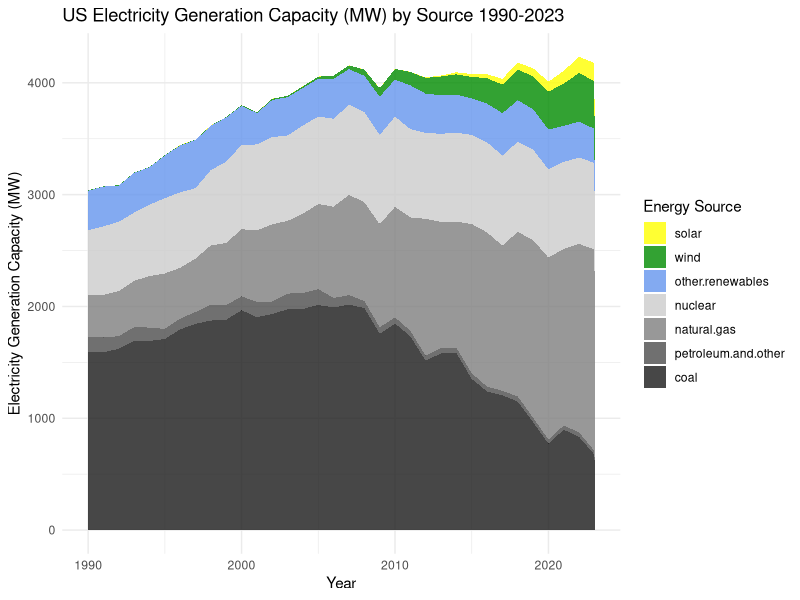
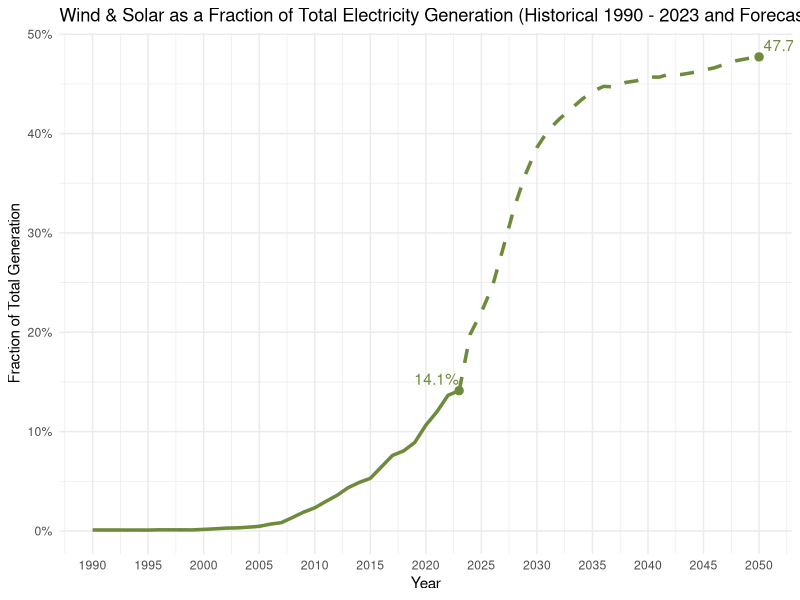
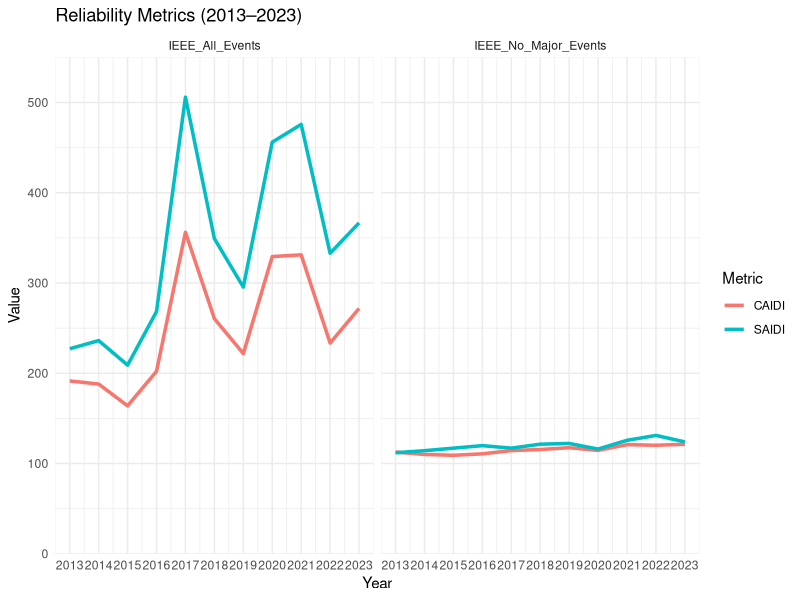
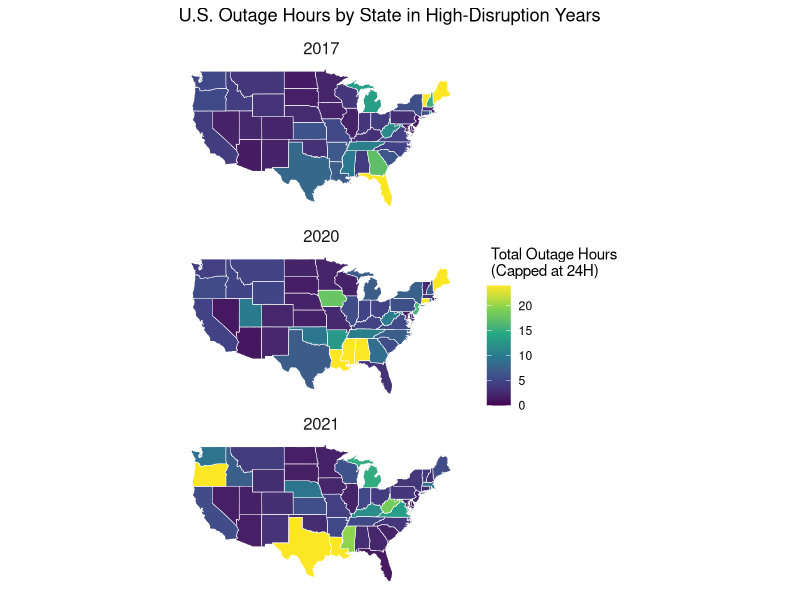
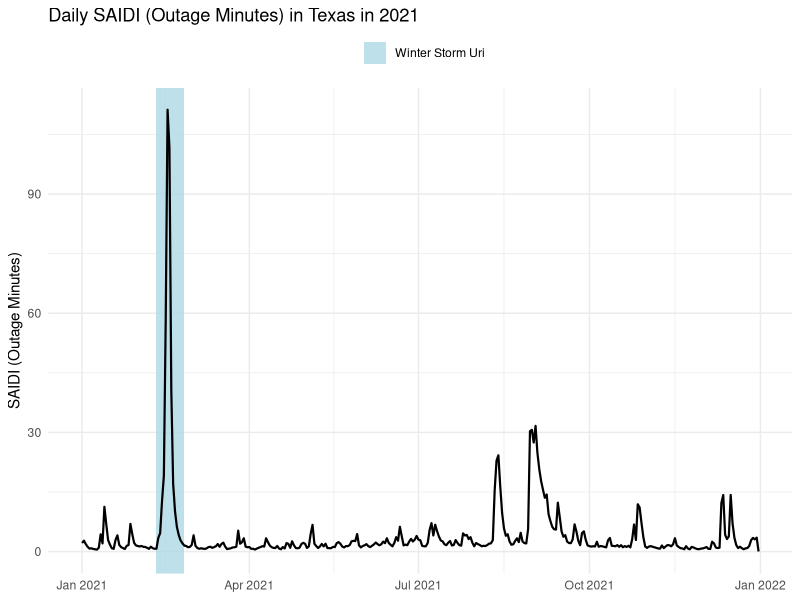

Write R code to recreate these figures, in order.
## ---- chunk 1
suppressPackageStartupMessages(library(ggplot2))
suppressPackageStartupMessages(library(dplyr))
suppressPackageStartupMessages(library(tidyr))
suppressPackageStartupMessages(library(scales))
suppressPackageStartupMessages(library(sf))
suppressPackageStartupMessages(library(maps))
suppressPackageStartupMessages(library(viridis))
## ---- chunk 2
us_gen_data <- read.csv("US_generation.csv")

colnames(us_gen_data)[1] <- "Year"

us_gen_data <- us_gen_data |>
  filter(Year >= 1990)

data1_long <- us_gen_data |>
  select(Year, wind, solar, `coal`, `natural.gas`, `nuclear`, `other.renewables`, `petroleum.and.other`) |>
  pivot_longer(cols = -Year, names_to = "Energy_Source", values_to = "Generation")

# Set factor levels (wind and solar at the top)
data1_long$Energy_Source <- factor(data1_long$Energy_Source, 
                                  levels = c("solar","wind","other.renewables", "nuclear", "natural.gas",
                                             "petroleum.and.other", "coal"))
# Area Chart
ggplot(data1_long, aes(x = Year, y = Generation, fill = Energy_Source)) +
  geom_area(alpha = 0.8, position = "stack") +
  scale_fill_manual(values = c("coal" = "gray10", 
                               "natural.gas" = "gray50", 
                               "nuclear" = "gray80", 
                               "other.renewables" = "cornflowerblue", 
                               "petroleum.and.other" = "gray30",
                               "wind" = "green4",
                               "solar" = "yellow")) +
  labs(title = "US Electricity Generation Capacity (MW) by Source 1990-2023",
       x = "Year",
       y = "Electricity Generation Capacity (MW)",
       fill = "Energy Source") +
  theme_minimal()
## ---- chunk 3

# Add a new column to calculate the fraction of wind + solar generation
data2 <- us_gen_data |>
  mutate(
    Total_Generation = wind + solar + coal + natural.gas + nuclear + other.renewables + petroleum.and.other,
    Wind_Solar_Fraction = (wind + solar) / Total_Generation
  )

# Find the last data point
last_point <- data2 |> filter(Year == max(Year))

# Load and prepare the forecast data in R
forecast <- read.csv("Renewable_Energy_Forecast.csv") |>
  select(Year, Solar_Wind_Fraction) |>
  rename(Solar_Wind_Fraction = Solar_Wind_Fraction)

# Combine the historical and forecast data for plotting
combined_data <- bind_rows(
  data2 |> select(Year, Wind_Solar_Fraction) |> rename(Fraction = Wind_Solar_Fraction),
  forecast |> rename(Fraction = Solar_Wind_Fraction)
)

# Find the last data point
last_point2 <- forecast |> filter(Year == max(Year))

# Plot with the forecast
ggplot(data2, aes(x = Year, y = Wind_Solar_Fraction)) +
  geom_line(color = "darkolivegreen4", linewidth = 1.2) +
  geom_line(data = forecast, aes(x = Year, y = Solar_Wind_Fraction),
            color = "darkolivegreen4", linetype = "dashed", linewidth = 1.2) +
  geom_point(data = last_point, aes(x = Year, y = Wind_Solar_Fraction), 
             size = 2.5, color = "darkolivegreen4") +
  geom_text(data = last_point, aes(label = scales::percent(Wind_Solar_Fraction, accuracy = 0.1)),
            vjust = -0.5, hjust = 1, color = "darkolivegreen4") +
  geom_text(data = forecast |> filter(Year == 2050),
            aes(x = Year, y = Solar_Wind_Fraction,
                label = scales::percent(Solar_Wind_Fraction, accuracy = 0.1)),
            vjust = -0.5, hjust = -0.1, color = "darkolivegreen4") + 
 geom_point(data = last_point2, aes(x = Year, y = Solar_Wind_Fraction), 
             size = 2.5, color = "darkolivegreen4") +
  labs(title = "Wind & Solar as a Fraction of Total Electricity Generation (Historical 1990 - 2023 and Forecast 2024-2050)",
       x = "Year",
       y = "Fraction of Total Generation") +
  theme_minimal() +
  scale_y_continuous(labels = scales::percent_format())+
  scale_x_continuous(breaks = seq(1990, 2050, by = 5)) 
## ---- chunk 4

t1_reliability <- read.csv("T1_Reliability.csv")

t1_reliability <- t1_reliability |>
   filter(`Event_Category` %in% c("IEEE_All_Events", "IEEE_No_Major_Events"))

t1_reliability$Year <- as.integer(t1_reliability$Year)

# Reshape the data to a long format for plotting
data3_long <- t1_reliability  |>
  pivot_longer(cols = c(SAIDI, CAIDI), names_to = "Metric", values_to = "Value")

# Plot the line graph faceted by Event Category
ggplot(data3_long, aes(x = Year, y = Value, color = Metric)) +
  geom_line(linewidth = 1.2) +
  scale_x_continuous(breaks = seq(2013, 2023, 1)) +
  scale_y_continuous(limits = c(0, 550), expand = c(0, 0)) + 
  labs(title = "Reliability Metrics (2013–2023)",
       x = "Year",
       y = "Value",
       color = "Metric") +
  facet_wrap(~ `Event_Category`) +
  theme_minimal()
## ---- chunk 5

data5 <- read.csv("T4_ReliabilityByState.csv")
# State abbreviations and full names
state_abbrev <- tibble(
  state_full = tolower(state.name),
  state_abbrev = state.abb
)

filtered_data5 <- data5 |>
  filter(Method == "IEEE", 
         Event_Grouping == "All Events (With Major Event Days)",
         Census_Division %in% c(2017, 2020, 2021),
         !is.na(Census_Division)) |>
  select(-Method, -Event_Grouping, -HI, -AK)

# Reshape the data into a long format
long_data5 <- filtered_data5 |>
  pivot_longer(cols = -Census_Division, names_to = "state_abbrev", values_to = "value")

# Convert values from minutes to hours and cap at 24 hours
long_data5 <- long_data5 |>
  mutate(value = pmin(value / 60, 24)) 

# Load state geometries
us_states <- st_as_sf(maps::map("state", plot = FALSE, fill = TRUE))
us_states <- us_states |>
  mutate(state_full = ID) |>
  left_join(state_abbrev, by = c("state_full" = "state_full")) 

# Merge data with geometries
mapped_data <- us_states |>
  left_join(long_data5, by = c("state_abbrev" = "state_abbrev")) |>
  filter(state_abbrev != "DC")

# Plot the map with facets for Census Division
ggplot(data = mapped_data) +
  geom_sf(aes(fill = value), color = "white", lwd = 0.2) +
  scale_fill_viridis_c(option = "viridis", na.value = "gray80", limits = c(0, 24)) +
  labs(title = "U.S. Outage Hours by State in High-Disruption Years",
       fill = " Total Outage Hours\n (Capped at 24H)") +
  facet_wrap(~ Census_Division, ncol = 1) + # Facet by Census Division
  theme_minimal() +
  theme(
    axis.text = element_blank(),
    axis.ticks = element_blank(),
    panel.grid = element_blank(),
    strip.text = element_text(size = 12) 
  )
## ---- chunk 6
# Read the data
saidi_data <- read.csv("Texas_Daily_SAIDI.csv")

# Convert Date column to Date type
saidi_data$Date <- as.Date(saidi_data$Date, format = "%m/%d/%y")

highlight_period <- data.frame(
  xmin = as.Date("2021-02-10"),
  xmax = as.Date("2021-02-25"),
  ymin = -Inf,
  ymax = Inf,
  label = "Winter Storm Uri"
)

# Plot the data
ggplot(saidi_data, aes(x = Date, y = Daily.SAIDI)) +
  geom_rect(data = highlight_period, 
            aes(xmin = xmin, xmax = xmax, ymin = ymin, ymax = ymax, fill = label),
            alpha = 0.8, inherit.aes = FALSE) +
  scale_fill_manual(name = "", values = c("Winter Storm Uri" = "lightblue")) +
  geom_line(color = "black", linewidth = .75) +
  labs(title = "Daily SAIDI (Outage Minutes) in Texas in 2021",
       x = NULL,
       y = "SAIDI (Outage Minutes)") +
  theme_minimal() +
  theme(legend.position = "top")
